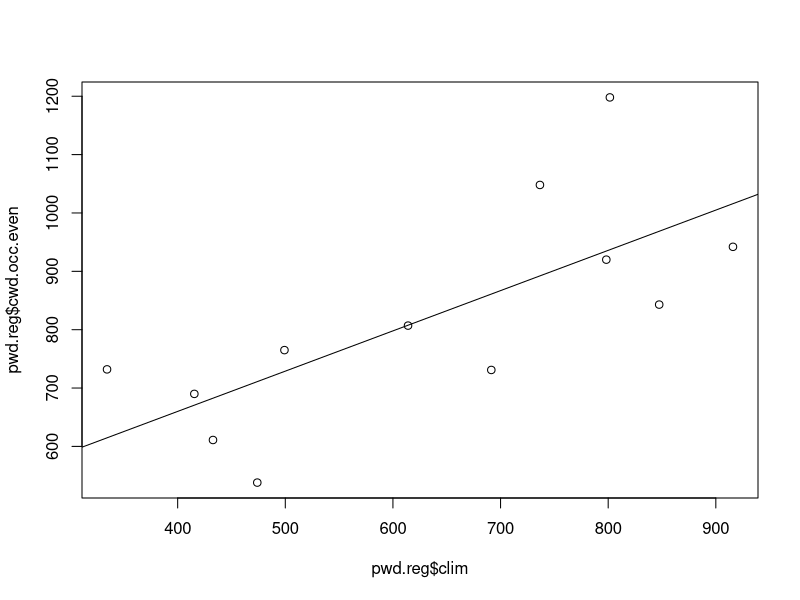

Source code (R):
## compare PWD and regional means

pwd <- read.csv('data/pwd_niche_means.csv',as.is=T)
pwd

reg <- read.csv('data/regional_niche_stats.csv',as.is=T)
reg

pwd.reg <- merge(pwd,reg[which(reg$stat=='mean'),],by.x='sci.names',by.y='species')
pwd.reg
plot(pwd.reg$cwd.occ.even~pwd.reg$clim)
fit <- lm(pwd.reg$cwd.occ.even~pwd.reg$clim)
summary(fit)
abline(fit)
